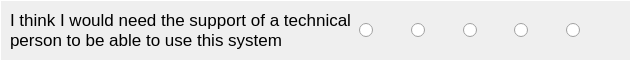
  <widget class="QFrame" name="frame_Q4">
   <property name="geometry">
    <rect>
     <x>60</x>
     <y>270</y>
     <width>631</width>
     <height>61</height>
    </rect>
   </property>
   <property name="styleSheet">
    <string notr="true">QFrame
{
border:1px solid white;
}

QRadioButton::indicator::checked
{ 
	border: 2px solid white; 
	border-radius: 6px; 
	background-color: rgb(225,67,19); 
	width: 10px; 
	height: 9px; 
}</string>
   </property>
   <property name="frameShape">
    <enum>QFrame::StyledPanel</enum>
   </property>
   <property name="frameShadow">
    <enum>QFrame::Raised</enum>
   </property>
   <widget class="QLabel" name="label_Text4">
    <property name="geometry">
     <rect>
      <x>10</x>
      <y>10</y>
      <width>341</width>
      <height>41</height>
     </rect>
    </property>
    <property name="font">
     <font>
      <family>Arial</family>
      <pointsize>13</pointsize>
     </font>
    </property>
    <property name="styleSheet">
     <string notr="true">QFrame
{
border:none;
}</string>
    </property>
    <property name="text">
     <string>&lt;html&gt;&lt;head/&gt;&lt;body&gt;&lt;p&gt;I think I would need the support of a technical person to be able to use this system&lt;/p&gt;&lt;/body&gt;&lt;/html&gt;</string>
    </property>
    <property name="textFormat">
     <enum>Qt::RichText</enum>
    </property>
    <property name="wordWrap">
     <bool>true</bool>
    </property>
   </widget>
   <widget class="QFrame" name="frame_Choice4">
    <property name="geometry">
     <rect>
      <x>350</x>
      <y>10</y>
      <width>271</width>
      <height>41</height>
     </rect>
    </property>
    <property name="layoutDirection">
     <enum>Qt::LeftToRight</enum>
    </property>
    <property name="styleSheet">
     <string notr="true">QFrame
{
border:none;
}</string>
    </property>
    <property name="frameShape">
     <enum>QFrame::StyledPanel</enum>
    </property>
    <property name="frameShadow">
     <enum>QFrame::Raised</enum>
    </property>
    <layout class="QHBoxLayout" name="horizontalLayout_5">
     <item>
      <widget class="QRadioButton" name="quest4Ans1">
       <property name="layoutDirection">
        <enum>Qt::LeftToRight</enum>
       </property>
       <property name="text">
        <string/>
       </property>
      </widget>
     </item>
     <item>
      <widget class="QRadioButton" name="quest4Ans2">
       <property name="text">
        <string/>
       </property>
      </widget>
     </item>
     <item>
      <widget class="QRadioButton" name="quest4Ans3">
       <property name="text">
        <string/>
       </property>
      </widget>
     </item>
     <item>
      <widget class="QRadioButton" name="quest4Ans4">
       <property name="text">
        <string/>
       </property>
      </widget>
     </item>
     <item>
      <widget class="QRadioButton" name="quest4Ans5">
       <property name="layoutDirection">
        <enum>Qt::LeftToRight</enum>
       </property>
       <property name="text">
        <string/>
       </property>
      </widget>
     </item>
    </layout>
   </widget>
  </widget>
